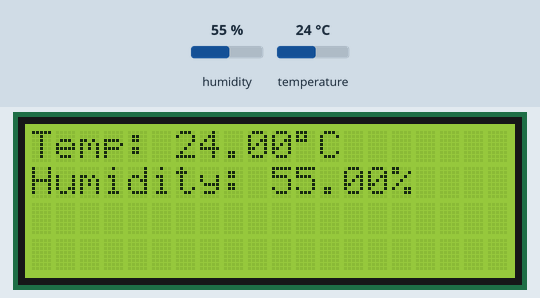
This sketch was run on a simulated Arduino Uno, built with avr-gcc and run on an emulated ATmega328P. Parts: 20×4 character LCD. The test bench sets the inputs (shaded band); at power-on: humidity 55 %, temperature 24 °C.

Above: at 1.2 s.
1.3 s: humidity set to 22 %
At 3.0 s:
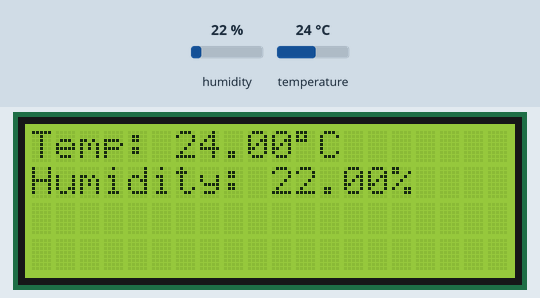
3.7 s: temperature set to 12 °C
At 4.8 s:
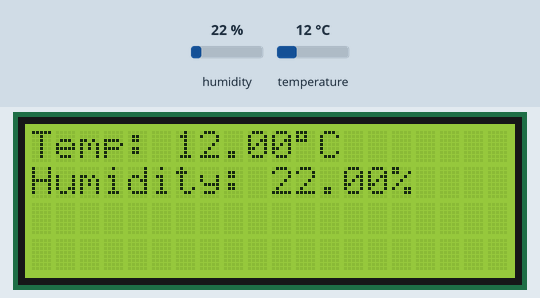
5.8 s: humidity set to 40 %
At 7.6 s:
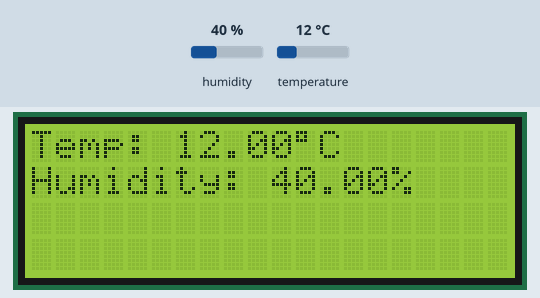
7.9 s: temperature set to 19 °C
Timing chart, 0 to 10.9 s (numbered marks = the images above; inputs shaded):
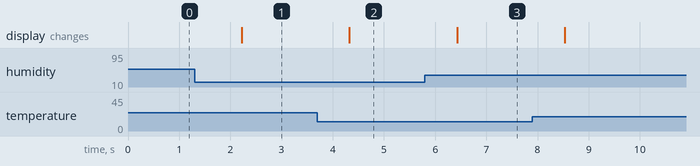

Measured:
- after the input at 1.3 s, the display: changes after 0.92 s (image 1)
- after the input at 3.7 s, the display: changes after 0.63 s (image 2)
- after the input at 5.8 s, the display: changes after 0.63 s (image 3)

The sketch:

humidity.ino
```cpp
#include <dht.h>
#include <Wire.h>
#include <LiquidCrystal_I2C.h>

// set the LCD address to 0x27 for a 16 chars and 2 line display
LiquidCrystal_I2C lcd(0x27,20,4);

dht DHT;

//pin definitions
#define DHT11_PIN 7

void setup(){
  Serial.begin(9600);

  // initialize the LCD
  lcd.begin();

  // Print a message to the LCD.
  lcd.backlight();
}

void loop(){
  // Read data from sensor
  int chk = DHT.read11(DHT11_PIN);

  //Show temp data on line 1
  lcd.setCursor(0,0);
  lcd.print("Temp: ");
  lcd.print(DHT.temperature);
  lcd.print((char)223); // ° symbol
  lcd.print("C");

  //Show humidity data on line 2
  lcd.setCursor(0,1);
  lcd.print("Humidity: ");
  lcd.print(DHT.humidity);
  lcd.print("%");

  //Sleep
  delay(1000);
}
```
